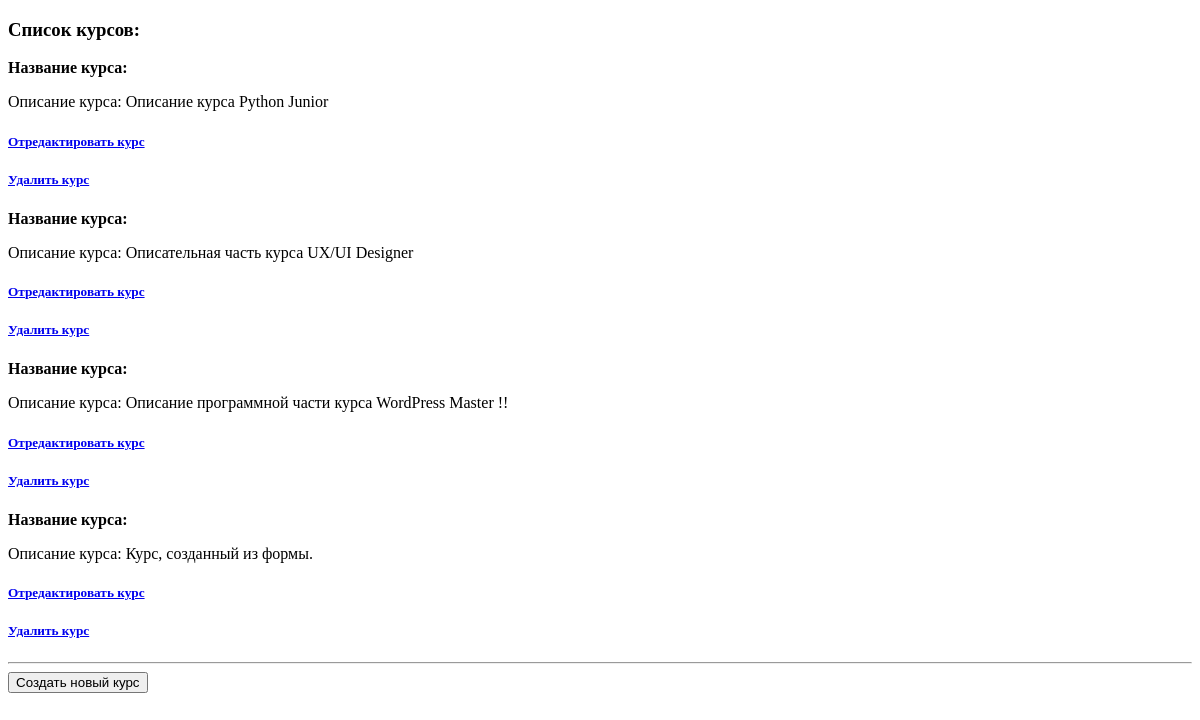
The page /list/ on the database as committed earlier.
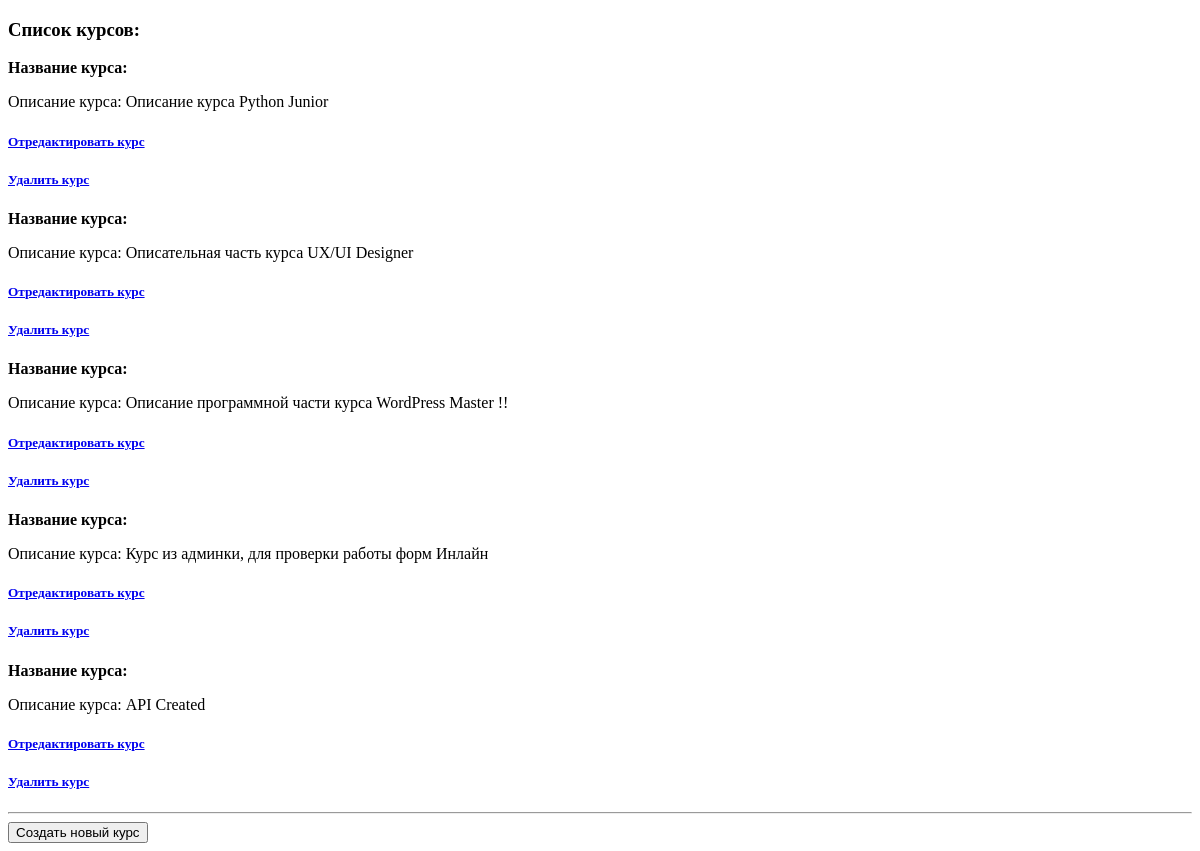
The same page on the database as committed later.
### courses/models.py (models this page shows, shortened)
class Course(models.Model):
    category = models.ForeignKey(CourseCategory, on_delete=models.SET_NULL, null=True, related_name='courses')
    title = models.CharField(max_length=180, blank=False)
    description = models.TextField(max_length=1000, blank=False, null=False, help_text='Add course description')
    start_date = models.DateField(blank=True, null=True)
    end_date = models.DateField(blank=True, null=True)

### courses/views.py (the view)
# urls.py: path('list/', CourseListView.as_view(), name='courses_list'),
class CourseListView(ListView):
    model = Course

### courses/templates/courses/course_list.html (shortened to what this page needs)
<!DOCTYPE html>
<html lang="en">
<head>
</head>
<body>
<h3>Список курсов:</h3>
{% for course in object_list %}
    <p><strong>Название курса: <a href="{% url 'courses:course_detail' course.pk %}"> {{ course.course_title }}</a></strong></p>
        <p>Описание курса: {{ course.description }}</p>
    <p><a href="{% url 'courses:course_edit' course.pk %}"><h5> Отредактировать курс </h5> </a></p>
   <a href="{% url 'courses:course_delete' course.pk %}"><h5> Удалить курс </h5> </a>
{% endfor %}
<hr>
<a href="{% url 'courses:create_course' %}"><input type="submit" value="Создать новый курс"></a>
</body>
</html>

Rows that differ between the two databases and show on the page:
removed Course: description "Курс, созданный из формы."
added Course: description "Курс из админки, для проверки работы форм Инлайн"
added Course: description "API Created"
